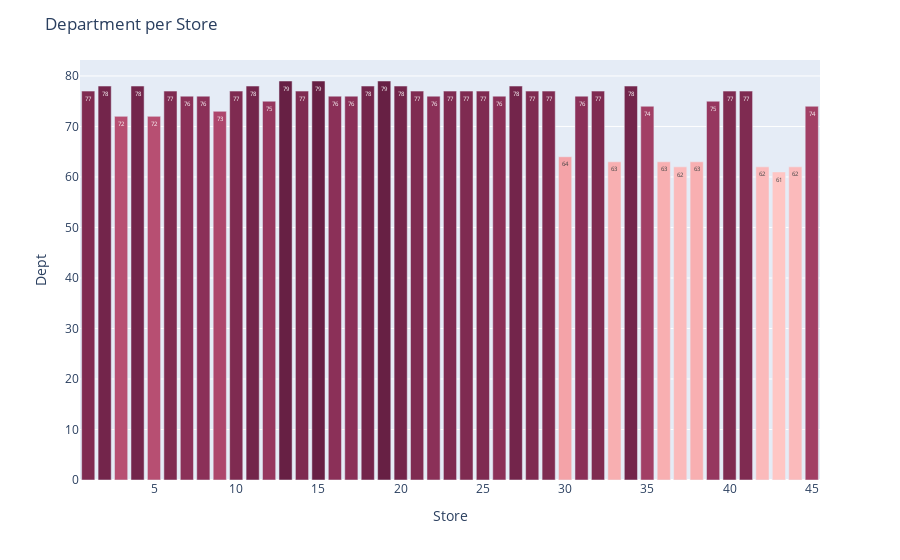
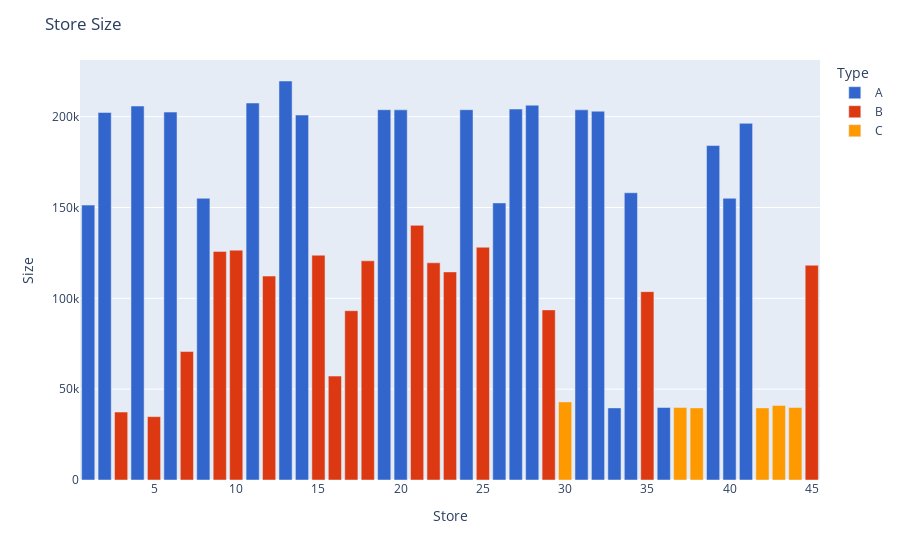
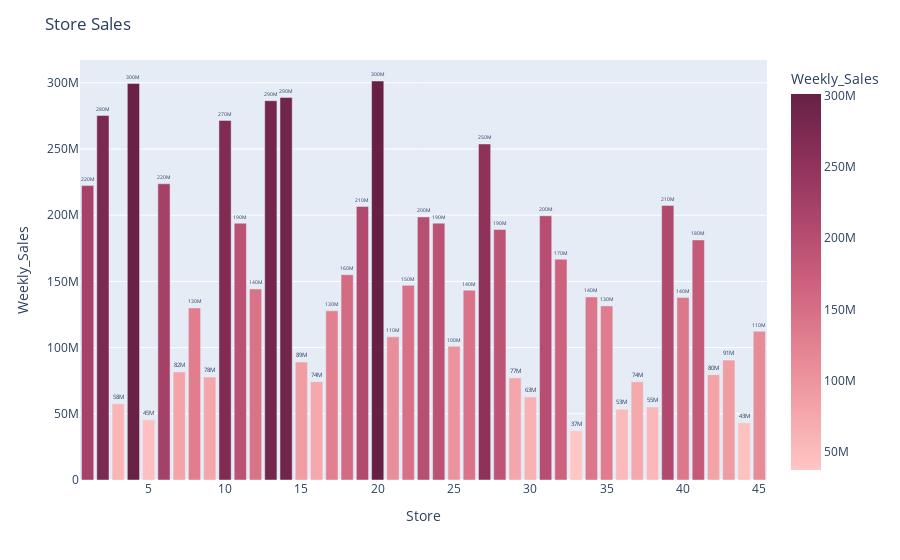
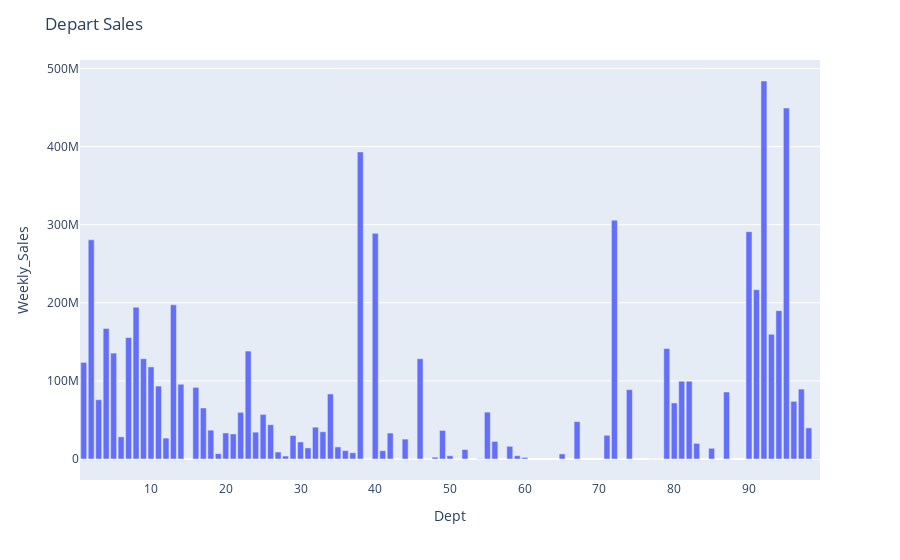

These figures' notebook cell, in order:
### Code cell
train_df['Store'] = train_df['Store'].astype('category')
temp = train_df.groupby('Store', observed=False)['Dept'].nunique().reset_index()
fig = px.bar(temp, x='Store', y='Dept', color='Dept', color_continuous_scale=px.colors.sequential.Burg, text_auto='.2s')
fig.update_layout(title_text="Department per Store", coloraxis_showscale=False)
fig.show()

temp_2 = store_df.copy()
temp_2['Store'] = temp_2['Store'].astype('category')
fig = px.bar(temp_2, x='Store', y='Size', color='Type', color_discrete_sequence=px.colors.qualitative.G10)
fig.update_layout(title_text='Store Size')
fig.show()

temp_3 = train_df.groupby('Store', observed=False).Weekly_Sales.sum().reset_index()
fig = px.bar(temp_3, x='Store', y='Weekly_Sales', color='Weekly_Sales', color_continuous_scale=px.colors.sequential.Burg, text_auto='.2s')
fig.update_traces(textfont_size=12, textangle=0, textposition="outside", cliponaxis=False)
fig.update_layout(title_text='Store Sales')
fig.show()

temp_4 = train_df.groupby('Dept').Weekly_Sales.sum().reset_index()
fig = px.bar(temp_4, x='Dept', y='Weekly_Sales')
fig.update_layout(title_text='Depart Sales')
fig.show()

### Figure 1 — Plotly figure (JSON) as saved in the notebook; plotly's stock layout.template omitted (floating-point values rounded to 4 significant figures)
{"data": [{"alignmentgroup": "True", "hovertemplate": "Store=%{x}<br>Dept=%{marker.color}<extra></extra>", "legendgroup": "", "marker": {"color": [77, 78, 72, 78, 72, 77, 76, 76, 73, 77, 78, 75, 79, 77, 79, 76, 76, 78, 79, 78, 77, 76, 77, 77, 77, 76, 78, 77, 77, 64, 76, 77, 63, 78, 74, 63, 62, 63, 75, 77, 77, 62, 61, 62, 74], "coloraxis": "coloraxis", "pattern": {"shape": ""}}, "name": "", "offsetgroup": "", "orientation": "v", "showlegend": false, "textposition": "auto", "texttemplate": "%{y:.2s}", "type": "bar", "x": [1, 2, 3, 4, 5, 6, 7, 8, 9, 10, 11, 12, 13, 14, 15, 16, 17, 18, 19, 20, 21, 22, 23, 24, 25, 26, 27, 28, 29, 30, 31, 32, 33, 34, 35, 36, 37, 38, 39, 40, 41, 42, 43, 44, 45], "xaxis": "x", "y": [77, 78, 72, 78, 72, 77, 76, 76, 73, 77, 78, 75, 79, 77, 79, 76, 76, 78, 79, 78, 77, 76, 77, 77, 77, 76, 78, 77, 77, 64, 76, 77, 63, 78, 74, 63, 62, 63, 75, 77, 77, 62, 61, 62, 74], "yaxis": "y"}], "layout": {"autosize": true, "barmode": "relative", "coloraxis": {"colorbar": {"title": {"text": "Dept"}}, "colorscale": [[0, "rgb(255, 198, 196)"], [0.1667, "rgb(244, 163, 168)"], [0.3333, "rgb(227, 129, 145)"], [0.5, "rgb(204, 96, 125)"], [0.6667, "rgb(173, 70, 108)"], [0.8333, "rgb(139, 48, 88)"], [1, "rgb(103, 32, 68)"]], "showscale": false}, "legend": {"tracegroupgap": 0}, "margin": {"t": 60}, "title": {"text": "Department per Store"}, "xaxis": {"anchor": "y", "autorange": true, "domain": [0, 1], "range": [0.5, 45.5], "title": {"text": "Store"}, "type": "linear"}, "yaxis": {"anchor": "x", "autorange": true, "domain": [0, 1], "range": [0, 83.16], "title": {"text": "Dept"}, "type": "linear"}}}

### Figure 2 — Plotly figure (JSON) as saved in the notebook; plotly's stock layout.template omitted (floating-point values rounded to 4 significant figures)
{"data": [{"alignmentgroup": "True", "hovertemplate": "Type=A<br>Store=%{x}<br>Size=%{y}<extra></extra>", "legendgroup": "A", "marker": {"color": "#3366CC", "pattern": {"shape": ""}}, "name": "A", "offsetgroup": "A", "orientation": "v", "showlegend": true, "textposition": "auto", "type": "bar", "x": [1, 2, 4, 6, 8, 11, 13, 14, 19, 20, 24, 26, 27, 28, 31, 32, 33, 34, 36, 39, 40, 41], "xaxis": "x", "y": [151315, 202307, 205863, 202505, 155078, 207499, 219622, 200898, 203819, 203742, 203819, 152513, 204184, 206302, 203750, 203007, 39690, 158114, 39910, 184109, 155083, 196321], "yaxis": "y"}, {"alignmentgroup": "True", "hovertemplate": "Type=B<br>Store=%{x}<br>Size=%{y}<extra></extra>", "legendgroup": "B", "marker": {"color": "#DC3912", "pattern": {"shape": ""}}, "name": "B", "offsetgroup": "B", "orientation": "v", "showlegend": true, "textposition": "auto", "type": "bar", "x": [3, 5, 7, 9, 10, 12, 15, 16, 17, 18, 21, 22, 23, 25, 29, 35, 45], "xaxis": "x", "y": [37392, 34875, 70713, 125833, 126512, 112238, 123737, 57197, 93188, 120653, 140167, 119557, 114533, 128107, 93638, 103681, 118221], "yaxis": "y"}, {"alignmentgroup": "True", "hovertemplate": "Type=C<br>Store=%{x}<br>Size=%{y}<extra></extra>", "legendgroup": "C", "marker": {"color": "#FF9900", "pattern": {"shape": ""}}, "name": "C", "offsetgroup": "C", "orientation": "v", "showlegend": true, "textposition": "auto", "type": "bar", "x": [30, 37, 38, 42, 43, 44], "xaxis": "x", "y": [42988, 39910, 39690, 39690, 41062, 39910], "yaxis": "y"}], "layout": {"autosize": true, "barmode": "relative", "legend": {"title": {"text": "Type"}, "tracegroupgap": 0}, "margin": {"t": 60}, "title": {"text": "Store Size"}, "xaxis": {"anchor": "y", "autorange": true, "domain": [0, 1], "range": [0.5, 45.5], "title": {"text": "Store"}, "type": "linear"}, "yaxis": {"anchor": "x", "autorange": true, "domain": [0, 1], "range": [0, 231200.0], "title": {"text": "Size"}, "type": "linear"}}}

### Figure 3 — Plotly figure (JSON) as saved in the notebook; plotly's stock layout.template omitted (floating-point values rounded to 4 significant figures)
{"data": [{"alignmentgroup": "True", "cliponaxis": false, "hovertemplate": "Store=%{x}<br>Weekly_Sales=%{marker.color}<extra></extra>", "legendgroup": "", "marker": {"color": [222400000.0, 275400000.0, 57590000.0, 299500000.0, 45480000.0, 223800000.0, 81600000.0, 130000000.0, 77790000.0, 271600000.0, 194000000.0, 144300000.0, 286500000.0, 289000000.0, 89130000.0, 74250000.0, 127800000.0, 155100000.0, 206600000.0, 301400000.0, 108100000.0, 147100000.0, 198800000.0, 194000000.0, 101100000.0, 143400000.0, 253900000.0, 189300000.0, 77140000.0, 62720000.0, 199600000.0, 166800000.0, 37160000.0, 138249763, 131500000.0, 53410000.0, 74200000.0, 55160000.0, 207400000.0, 137900000.0, 181300000.0, 79570000.0, 90570000.0, 43290000.0, 112400000.0], "coloraxis": "coloraxis", "pattern": {"shape": ""}}, "name": "", "offsetgroup": "", "orientation": "v", "showlegend": false, "textangle": 0, "textfont": {"size": 12}, "textposition": "outside", "texttemplate": "%{y:.2s}", "type": "bar", "x": [1, 2, 3, 4, 5, 6, 7, 8, 9, 10, 11, 12, 13, 14, 15, 16, 17, 18, 19, 20, 21, 22, 23, 24, 25, 26, 27, 28, 29, 30, 31, 32, 33, 34, 35, 36, 37, 38, 39, 40, 41, 42, 43, 44, 45], "xaxis": "x", "y": [222400000.0, 275400000.0, 57590000.0, 299500000.0, 45480000.0, 223800000.0, 81600000.0, 130000000.0, 77790000.0, 271600000.0, 194000000.0, 144300000.0, 286500000.0, 289000000.0, 89130000.0, 74250000.0, 127800000.0, 155100000.0, 206600000.0, 301400000.0, 108100000.0, 147100000.0, 198800000.0, 194000000.0, 101100000.0, 143400000.0, 253900000.0, 189300000.0, 77140000.0, 62720000.0, 199600000.0, 166800000.0, 37160000.0, 138249763, 131500000.0, 53410000.0, 74200000.0, 55160000.0, 207400000.0, 137900000.0, 181300000.0, 79570000.0, 90570000.0, 43290000.0, 112400000.0], "yaxis": "y"}], "layout": {"autosize": true, "barmode": "relative", "coloraxis": {"colorbar": {"title": {"text": "Weekly_Sales"}}, "colorscale": [[0, "rgb(255, 198, 196)"], [0.1667, "rgb(244, 163, 168)"], [0.3333, "rgb(227, 129, 145)"], [0.5, "rgb(204, 96, 125)"], [0.6667, "rgb(173, 70, 108)"], [0.8333, "rgb(139, 48, 88)"], [1, "rgb(103, 32, 68)"]]}, "legend": {"tracegroupgap": 0}, "margin": {"t": 60}, "title": {"text": "Store Sales"}, "xaxis": {"anchor": "y", "autorange": true, "domain": [0, 1], "range": [0.5, 45.5], "title": {"text": "Store"}, "type": "linear"}, "yaxis": {"anchor": "x", "autorange": true, "domain": [0, 1], "range": [0, 317300000.0], "title": {"text": "Weekly_Sales"}, "type": "linear"}}}

### Figure 4 — Plotly figure (JSON) as saved in the notebook; plotly's stock layout.template omitted (floating-point values rounded to 4 significant figures)
{"data": [{"alignmentgroup": "True", "hovertemplate": "Dept=%{x}<br>Weekly_Sales=%{y}<extra></extra>", "legendgroup": "", "marker": {"color": "#636efa", "pattern": {"shape": ""}}, "name": "", "offsetgroup": "", "orientation": "v", "showlegend": false, "textposition": "auto", "type": "bar", "x": [1, 2, 3, 4, 5, 6, 7, 8, 9, 10, 11, 12, 13, 14, 16, 17, 18, 19, 20, 21, 22, 23, 24, 25, 26, 27, 28, 29, 30, 31, 32, 33, 34, 35, 36, 37, 38, 39, 40, 41, 42, 43, 44, 45, 46, 47, 48, 49, 50, 51, 52, 54, 55, 56, 58, 59, 60, 65, 67, 71, 72, 74, 77, 78, 79, 80, 81, 82, 83, 85, 87, 90, 91, 92, 93, 94, 95, 96, 97, 98, 99], "xaxis": "x", "y": [123600000.0, 280600000.0, 75890000.0, 167100000.0, 135600000.0, 28420000.0, 155500000.0, 194300000.0, 128400000.0, 117900000.0, 93330000.0, 26760000.0, 197300000.0, 95690000.0, 91670000.0, 65320000.0, 36900000.0, 6816000.0, 33350000.0, 32060000.0, 59720000.0, 138200000.0, 34350000.0, 57110000.0, 43900000.0, 8897000.0, 3785000.0, 30010000.0, 21790000.0, 14190000.0, 40700000.0, 34880000.0, 83220000.0, 15470000.0, 10710000.0, 8017000.0, 393100000.0, 178.0, 288900000.0, 10600000.0, 33220000.0, 14.32, 25450000.0, 44940.0, 128300000.0, -4963.0, 2343000.0, 36570000.0, 4153000.0, 30570.0, 12090000.0, 516300.0, 59970000.0, 22510000.0, 16260000.0, 4240000.0, 2005000.0, 6498000.0, 47880000.0, 30380000.0, 305700000.0, 88780000.0, 49340.0, 1715.0, 141400000.0, 71770000.0, 99550000.0, 99550000.0, 19990000.0, 13710000.0, 85760000.0, 291100000.0, 216800000.0, 483900000.0, 159700000.0, 189900000.0, 449300000.0, 73830000.0, 89500000.0, 39830000.0, 358100.0], "yaxis": "y"}], "layout": {"autosize": true, "barmode": "relative", "legend": {"tracegroupgap": 0}, "margin": {"t": 60}, "title": {"text": "Depart Sales"}, "xaxis": {"anchor": "y", "autorange": false, "domain": [0, 1], "range": [0.5, 99.5], "title": {"text": "Dept"}, "type": "linear"}, "yaxis": {"anchor": "x", "autorange": false, "domain": [0, 1], "range": [-26890000.0, 510800000.0], "title": {"text": "Weekly_Sales"}, "type": "linear"}}}
